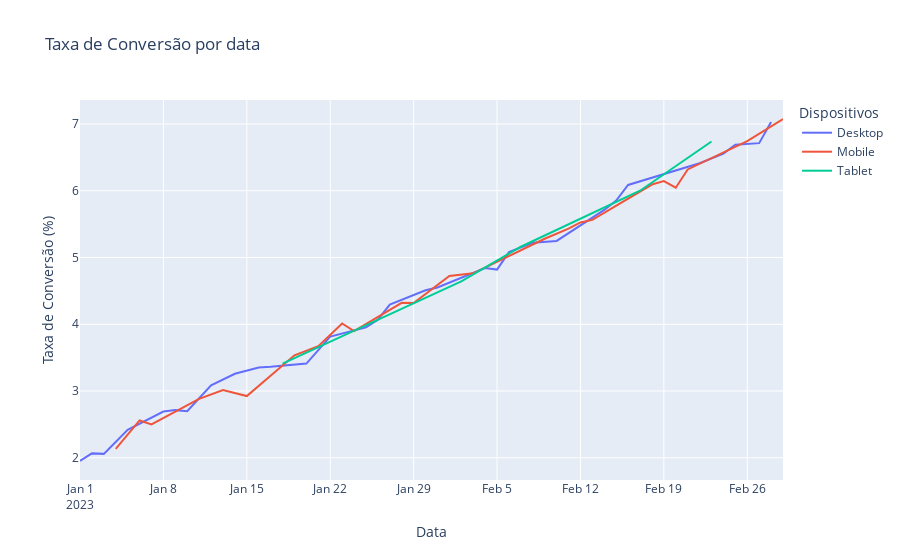

The code cell stored with this chart in its notebook:
### Code cell
# Dispositivo e conversão
px.line(df, x='Data', y='Taxa de Conversão (%)', color= 'Dispositivos', title='Taxa de Conversão por data')

### Figure 1 — Plotly figure (JSON) as saved in the notebook; plotly's stock layout.template omitted (floating-point values rounded to 4 significant figures)
{"data": [{"hovertemplate": "Dispositivos=Desktop<br>Data=%{x}<br>Taxa de Conversão (%)=%{y}<extra></extra>", "legendgroup": "Desktop", "line": {"color": "#636efa", "dash": "solid"}, "marker": {"symbol": "circle"}, "mode": "lines", "name": "Desktop", "orientation": "v", "showlegend": true, "type": "scatter", "x": ["2023-01-01T00:00:00", "2023-01-02T00:00:00", "2023-01-03T00:00:00", "2023-01-05T00:00:00", "2023-01-08T00:00:00", "2023-01-09T00:00:00", "2023-01-10T00:00:00", "2023-01-12T00:00:00", "2023-01-14T00:00:00", "2023-01-16T00:00:00", "2023-01-17T00:00:00", "2023-01-20T00:00:00", "2023-01-22T00:00:00", "2023-01-25T00:00:00", "2023-01-26T00:00:00", "2023-01-27T00:00:00", "2023-01-30T00:00:00", "2023-01-31T00:00:00", "2023-02-04T00:00:00", "2023-02-05T00:00:00", "2023-02-06T00:00:00", "2023-02-08T00:00:00", "2023-02-10T00:00:00", "2023-02-14T00:00:00", "2023-02-15T00:00:00", "2023-02-16T00:00:00", "2023-02-22T00:00:00", "2023-02-24T00:00:00", "2023-02-25T00:00:00", "2023-02-27T00:00:00", "2023-02-28T00:00:00"], "xaxis": "x", "y": [1.952, 2.066, 2.059, 2.42, 2.694, 2.714, 2.698, 3.086, 3.258, 3.353, 3.365, 3.411, 3.815, 3.953, 4.068, 4.295, 4.509, 4.552, 4.842, 4.82, 5.08, 5.221, 5.248, 5.713, 5.854, 6.087, 6.413, 6.557, 6.691, 6.714, 7.03], "yaxis": "y"}, {"hovertemplate": "Dispositivos=Mobile<br>Data=%{x}<br>Taxa de Conversão (%)=%{y}<extra></extra>", "legendgroup": "Mobile", "line": {"color": "#EF553B", "dash": "solid"}, "marker": {"symbol": "circle"}, "mode": "lines", "name": "Mobile", "orientation": "v", "showlegend": true, "type": "scatter", "x": ["2023-01-04T00:00:00", "2023-01-06T00:00:00", "2023-01-07T00:00:00", "2023-01-11T00:00:00", "2023-01-13T00:00:00", "2023-01-15T00:00:00", "2023-01-19T00:00:00", "2023-01-21T00:00:00", "2023-01-23T00:00:00", "2023-01-24T00:00:00", "2023-01-28T00:00:00", "2023-01-29T00:00:00", "2023-02-01T00:00:00", "2023-02-03T00:00:00", "2023-02-09T00:00:00", "2023-02-11T00:00:00", "2023-02-12T00:00:00", "2023-02-13T00:00:00", "2023-02-18T00:00:00", "2023-02-19T00:00:00", "2023-02-20T00:00:00", "2023-02-21T00:00:00", "2023-02-26T00:00:00", "2023-03-01T00:00:00"], "xaxis": "x", "y": [2.135, 2.559, 2.501, 2.884, 3.013, 2.924, 3.535, 3.673, 4.012, 3.897, 4.321, 4.32, 4.724, 4.764, 5.282, 5.433, 5.525, 5.564, 6.094, 6.145, 6.045, 6.319, 6.742, 7.075], "yaxis": "y"}, {"hovertemplate": "Dispositivos=Tablet<br>Data=%{x}<br>Taxa de Conversão (%)=%{y}<extra></extra>", "legendgroup": "Tablet", "line": {"color": "#00cc96", "dash": "solid"}, "marker": {"symbol": "circle"}, "mode": "lines", "name": "Tablet", "orientation": "v", "showlegend": true, "type": "scatter", "x": ["2023-01-18T00:00:00", "2023-02-02T00:00:00", "2023-02-07T00:00:00", "2023-02-17T00:00:00", "2023-02-23T00:00:00"], "xaxis": "x", "y": [3.411, 4.642, 5.162, 6.001, 6.738], "yaxis": "y"}], "layout": {"legend": {"title": {"text": "Dispositivos"}, "tracegroupgap": 0}, "title": {"text": "Taxa de Conversão por data"}, "xaxis": {"anchor": "y", "domain": [0, 1], "title": {"text": "Data"}}, "yaxis": {"anchor": "x", "domain": [0, 1], "title": {"text": "Taxa de Conversão (%)"}}}}
